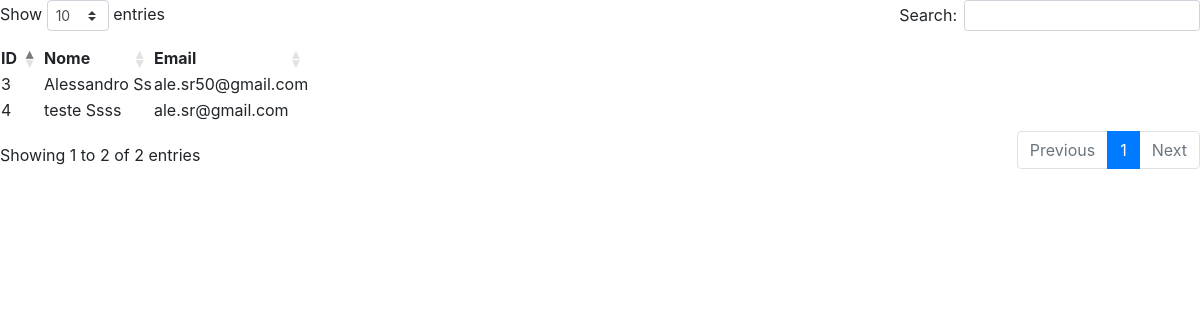
Before: /listarDT.php with the older database file.
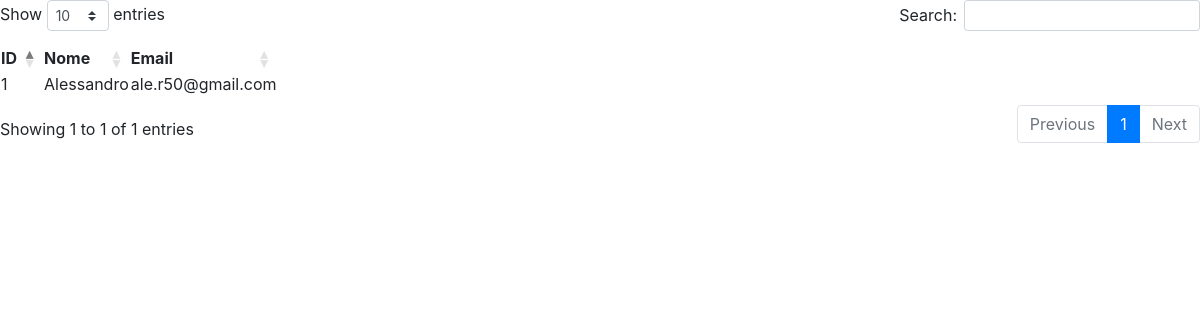
After: the same page with the newer database file.
### tables this page shows
CREATE TABLE `tblusuario` (
  `idUsuario` int(11) NOT NULL,
  `nomeUsuario` varchar(20) NOT NULL,
  `loginUsuario` varchar(25) NOT NULL,
  `emailUsuario` varchar(20) NOT NULL,
  `senhaUsuario` varchar(20) NOT NULL,
  `ativo` int(1) NOT NULL DEFAULT 1
);

### listarDT.php (the view, shortened to what this page needs)
<!DOCTYPE html>
<html lang="en">
<head>
    <link rel="stylesheet" type="text/css" href="DataTables/datatables.css">
</head>
<body>
<table id="myTable" class="display">
<?php
$servername = "localhost";
$username = "root";
$password = "root";
$dbname = "dbAula";
$conn = mysqli_connect($servername, $username, $password, $dbname);
$sql = "SELECT idUsuario, nomeUsuario, emailUsuario FROM tblUsuario";
$result = mysqli_query($conn, $sql);
if (mysqli_num_rows($result) > 0) {
  echo "<thead>
    <tr>
        <th>ID</th>
        <th>Nome</th>
        <th>Email</th></tr></thead>
    <tbody>";
    while($row = $result->fetch_assoc()) {
    echo "<tr>
        <td>".$row["idUsuario"]."</td>
        <td>".$row["nomeUsuario"]."</td>
        <td>".$row["emailUsuario"]."</td>
    </tr>";
  }
  echo "</table>";
} else {
  echo "0 results";
}
?>
</body>
</html>

Changed rows visible on the page:
removed tblusuario: idUsuario "3", nomeUsuario "Alessandro Ss", emailUsuario "ale.sr50@gmail.com"
removed tblusuario: idUsuario "4", nomeUsuario "teste Ssss", emailUsuario "ale.sr@gmail.com"
added tblusuario: idUsuario "1", nomeUsuario "Alessandro", emailUsuario "ale.r50@gmail.com"
Other visible differences:
text written by a page script: "Show entries Search: Showing 1 to 2 of 2 entries Previous 1 Next" → "Show entries Search: Showing 1 to 1 of 1 entries Previous 1 Next"
